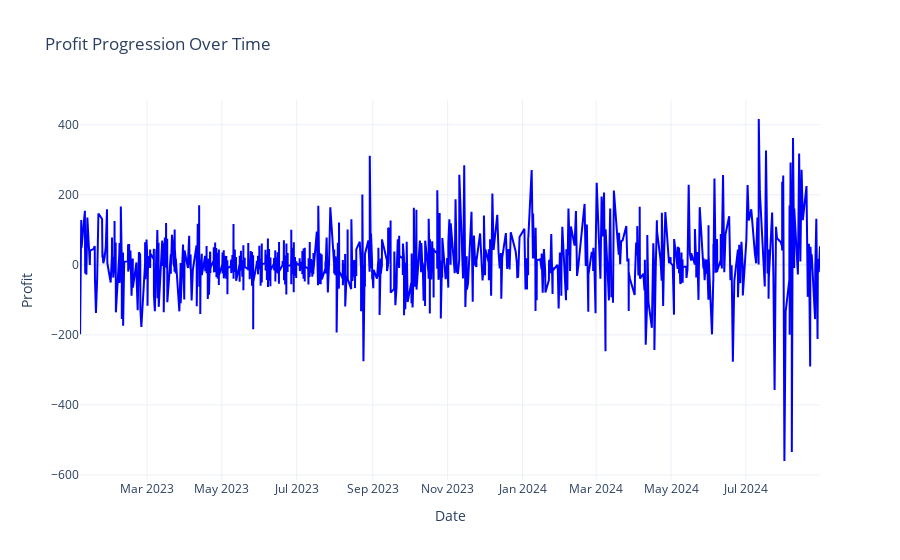
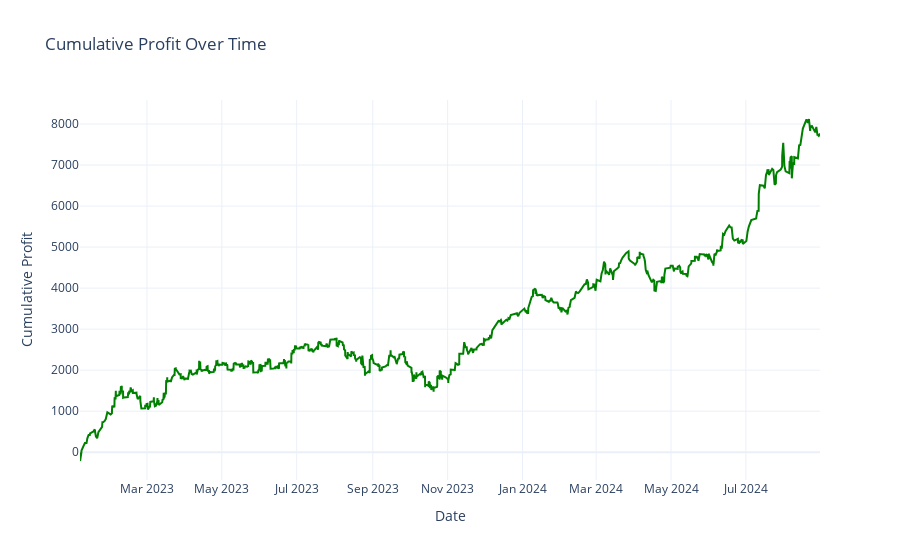

Source (notebook cell) for these figures, in order:
### Code cell
import pandas as pd
import plotly.graph_objects as go
import os
import numpy as np

# Load the uploaded CSV files
log_episode_path = 'D:\\Aprendizado_por_Reforco\\TradeM1\\4.18.4\\log_episode_25.csv'
bar_m15_path = 'D:\\dados\\bar_M15_V02_data_01-01-2023_a_31-08-2024.csv'
df = pd.read_csv(log_episode_path)

log_episode_df = pd.read_csv(log_episode_path)
bar_m15_df = pd.read_csv(bar_m15_path)

# Convert DateTime to pandas datetime format in bar_m15_df
bar_m15_df['DateTime'] = pd.to_datetime(bar_m15_df['DateTime'])

# Map entry and exit DateTime to log_episode_df based on entry_step and exit_step
log_episode_df['entry_datetime'] = log_episode_df['entry_step'].apply(lambda x: bar_m15_df.iloc[x]['DateTime'] if x < len(bar_m15_df) else pd.NaT)
log_episode_df['exit_datetime'] = log_episode_df['exit_step'].apply(lambda x: bar_m15_df.iloc[x]['DateTime'] if x < len(bar_m15_df) else pd.NaT)

# Use entry_datetime as the DateTime for plotting
log_episode_df['DateTime'] = log_episode_df['entry_datetime']

# Plot the profit progression over time
fig_profit = go.Figure()
fig_profit.add_trace(go.Scatter(
    x=log_episode_df['DateTime'],
    y=log_episode_df['profit'],
    mode='lines',
    name='Profit Progression',
    line=dict(color='blue')
))

# Set chart title and labels for profit progression
fig_profit.update_layout(
    title='Profit Progression Over Time',
    xaxis_title='Date',
    yaxis_title='Profit',
    template='plotly_white'
)

# Save the profit progression plot to a folder
output_folder = '4.5'
os.makedirs(output_folder, exist_ok=True)
fig_profit.write_html(os.path.join(output_folder, 'profit_progression.html'))

# Show the profit progression plot
fig_profit.show()

# Plot the cumulative profit over time
log_episode_df['cumulative_profit'] = log_episode_df['profit'].cumsum()

fig_cumulative_profit = go.Figure()
fig_cumulative_profit.add_trace(go.Scatter(
    x=log_episode_df['DateTime'],
    y=log_episode_df['cumulative_profit'],
    mode='lines',
    name='Cumulative Profit',
    line=dict(color='green')
))

# Set chart title and labels for cumulative profit
fig_cumulative_profit.update_layout(
    title='Cumulative Profit Over Time',
    xaxis_title='Date',
    yaxis_title='Cumulative Profit',
    template='plotly_white'
)

# Save the cumulative profit plot to a folder
fig_cumulative_profit.write_html(os.path.join(output_folder, 'cumulative_profit.html'))

# Show the cumulative profit plot
fig_cumulative_profit.show()

# Calculate metrics for individual trades
def calculate_drawdown(profit_series):
    cumulative = profit_series.cumsum()
    high_watermark = cumulative.cummax()
    drawdown = cumulative - high_watermark
    return drawdown

drawdown = calculate_drawdown(log_episode_df['profit'])
max_drawdown = drawdown.min()

# Sharpe Ratio per operation
average_profit = log_episode_df['profit'].mean()
profit_std = log_episode_df['profit'].std()
sharpe_ratio = average_profit / profit_std if profit_std != 0 else 0

# Sortino Ratio per operation
negative_profit = log_episode_df[log_episode_df['profit'] < 0]['profit']
negative_std = negative_profit.std()
sortino_ratio = average_profit / negative_std if negative_std != 0 else 0

# Winrate calculation
num_wins = len(log_episode_df[log_episode_df['profit'] > 0])
num_losses = len(log_episode_df[log_episode_df['profit'] <= 0])
num_trades = len(log_episode_df)
winrate = (num_wins / num_trades) * 100 if num_trades > 0 else 0
# Total profit
total_profit = log_episode_df['profit'].sum()

# Additional trade metrics
profit_factor = log_episode_df[log_episode_df['profit'] > 0]['profit'].sum() / abs(log_episode_df[log_episode_df['profit'] <= 0]['profit'].sum())
expected_payoff = total_profit / num_trades if num_trades > 0 else 0
average_win = log_episode_df[log_episode_df['profit'] > 0]['profit'].mean()
average_loss = log_episode_df[log_episode_df['profit'] <= 0]['profit'].mean()
recovery_factor = abs(total_profit / max_drawdown) if max_drawdown != 0 else 0

# Period-based metrics
# Calculate the cumulative profit over time (daily or desired time interval)
log_episode_df['daily_return'] = log_episode_df['cumulative_profit'].pct_change()

# Remove NaN values (which arise from the first pct_change calculation)
daily_returns = log_episode_df['daily_return'].dropna()

# Sharpe Ratio for the entire period
average_daily_return = daily_returns.mean()
daily_return_std = daily_returns.std()
sharpe_ratio_period = average_daily_return / daily_return_std if daily_return_std != 0 else 0

# Sortino Ratio for the entire period
negative_daily_returns = daily_returns[daily_returns < 0]
downside_std = negative_daily_returns.std()
sortino_ratio_period = average_daily_return / downside_std if downside_std != 0 else 0

# Print the results
print(f"Max Drawdown: {max_drawdown}")
print(f"Sharpe Ratio (per operation): {sharpe_ratio}")
print(f"Sortino Ratio (per operation): {sortino_ratio}")
print(f"Sharpe Ratio (entire period): {sharpe_ratio_period}")
print(f"Sortino Ratio (entire period): {sortino_ratio_period}")
print(f"Winrate: {winrate:.2f}%")
print(f"Profit Factor: {profit_factor}")
print(f"Expected Payoff: {expected_payoff}")
print(f"Average Win: {average_win}")
print(f"Average Loss: {average_loss}")
print(f"Recovery Factor: {recovery_factor}")
print(f"Total Trades: {num_trades}")
print(f"Winning Trades: {num_wins}")
print(f"Losing Trades: {num_losses}")
print(f"Total Profit: {total_profit}")

### Figure 1 — Plotly figure (JSON) as saved in the notebook; plotly's stock layout.template omitted (floating-point values rounded to 4 significant figures; data arrays with more than 128 entries replaced by an {"elided": "..."} marker saying what was removed)
{"data": [{"line": {"color": "blue"}, "mode": "lines", "name": "Profit Progression", "type": "scatter", "x": {"elided": "1759 str values"}, "y": {"elided": "1759 float values"}}], "layout": {"title": {"text": "Profit Progression Over Time"}, "xaxis": {"title": {"text": "Date"}}, "yaxis": {"title": {"text": "Profit"}}}}

### Figure 2 — Plotly figure (JSON) as saved in the notebook; plotly's stock layout.template omitted (floating-point values rounded to 4 significant figures; data arrays with more than 128 entries replaced by an {"elided": "..."} marker saying what was removed)
{"data": [{"line": {"color": "green"}, "mode": "lines", "name": "Cumulative Profit", "type": "scatter", "x": {"elided": "1759 str values"}, "y": {"elided": "1759 float values"}}], "layout": {"title": {"text": "Cumulative Profit Over Time"}, "xaxis": {"title": {"text": "Date"}}, "yaxis": {"title": {"text": "Cumulative Profit"}}}}
